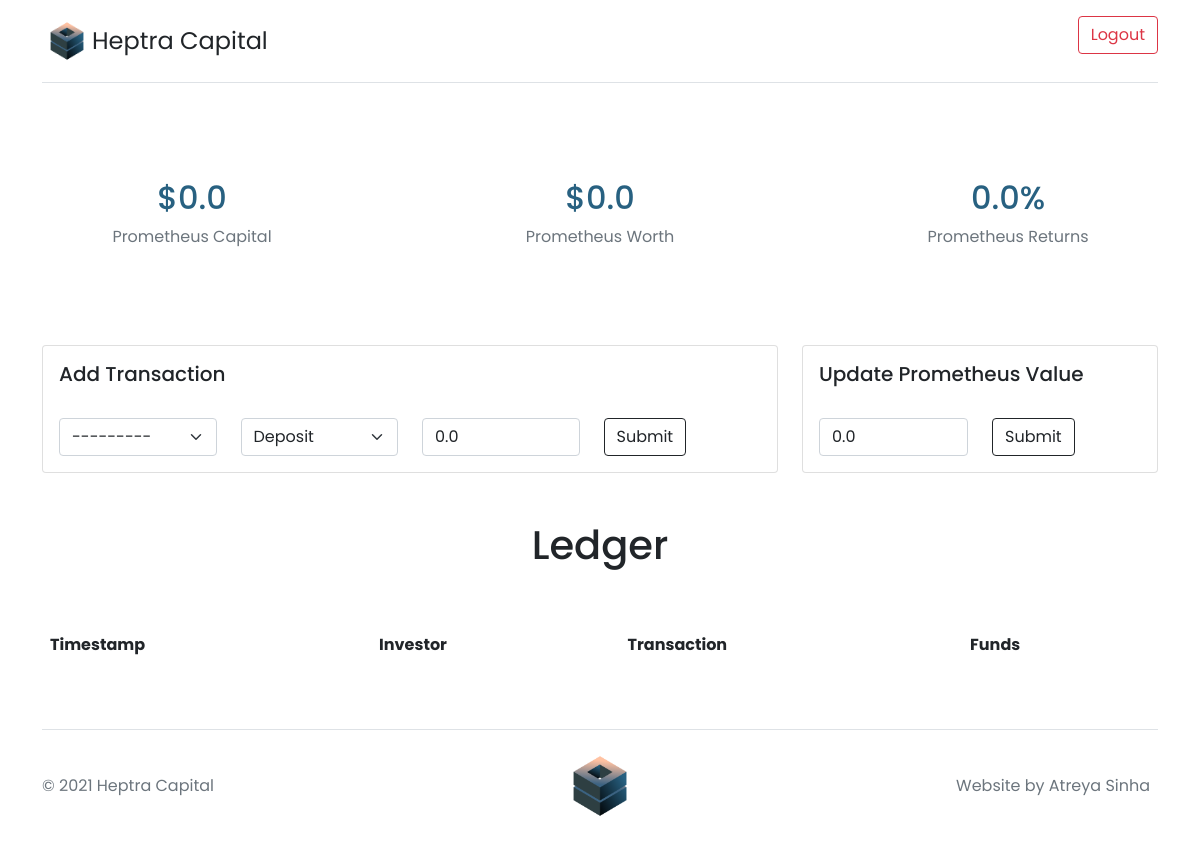
/administrator/ (signed in), run on the app's committed database.
### sscapital/models.py (models this page shows, shortened)
class Prometheus(models.Model):
    capital = models.FloatField(default=0.0)
    value = models.FloatField(default=0.0)
    returns = models.FloatField(default=0.0)

### sscapital/views.py (the view, shortened to what this page needs)
# urls.py: path('administrator/', views.Admin.as_view(), name='administrator'),
@method_decorator(login_required, name="dispatch")
class Admin(View):
    def get(self, request):
        ledger = Ledger.objects.order_by('-timestamp')
        prometheus = Prometheus.objects.get(id=1)
        financials = Financials.objects.all()
        form_add = AddTransactionForm()
        form_update = UpdatePrometheus()
        return render(request, 'admin.html', {'ledger': ledger, 'prometheus': prometheus, 'financials': financials, 'form_add':form_add, 'form_update':form_update})

### sscapital/forms.py
class AddTransactionForm(forms.ModelForm):
    class Meta:
        model = Ledger
        fields = ['investor', 'transaction', 'money_moved']
        widgets = {'investor': forms.Select(attrs={'class': 'form-select', 'id': 'investor'}),
            'transaction': forms.Select(attrs={'class': 'form-select', 'id': 'transaction'}),
            'money_moved': forms.NumberInput(attrs={'class': 'form-control', 'id': 'money_moved', 'placeholder': 'Funds'}),
        }

class UpdatePrometheus(forms.ModelForm):
    class Meta:
        model = Prometheus
        fields = ['value']
        widgets = {
            'value': forms.NumberInput(attrs={'class': 'form-control', 'id': 'value', 'placeholder': 'Funds'}),
        }

### sscapital/models.py (called while the page is built)
    def __str__(self):
        return str(self.full_name)

### templates/admin.html (shortened to what this page needs)
{% extends 'base.html' %} {% load static %} {% block content %}
{% if user.get_username == 'admin' %}
<br>
{% include "prometheus.html" %}
<div class="conatainer">
    <div class="container">
        <div class="row">
            <div class="col-sm-8">
                <div class="card">
                    <div class="card-body">
                        <h5 class="card-title">Add Transaction</h5>
                        <br>
                        <form action="" method="POST">
                            <div class="row">
                                {% for f in form_add %}
                                <div class="col-md-3">
                                    {{f}}
                                </div>
                                {% endfor %}
                                <div class="col-md-3">
                                    <button type="submit" class="btn btn-outline-dark">Submit</button>
                                </div>
                            </div>
                        </form>
                    </div>
                </div>
            </div>
            <div class="col-sm-4">
                <div class="card">
                    <div class="card-body">
                        <h5 class="card-title">Update Prometheus Value</h5>
                        <br>
                        <form action="" method="POST">
                            <div class="row">
                                <div class="col-md-6">
                                    {{form_update.value}}
                                </div>
                                <div class="col-md-6">
                                    <button type="submit" class="btn btn-outline-dark">Submit</button>
                                </div>
                            </div>
                        </form>
                    </div>
                </div>
            </div>
        </div>
    </div>
</div>
<h1 class="text-center py-5">Ledger</h1>
<div class="container">
    <table class="table table-borderless">
        <thead>
            <tr>
                <th scope="col">Timestamp</th>
                <th scope="col">Investor</th>
                <th scope="col">Transaction</th>
                <th scope="col">Funds</th>
            </tr>
        </thead>
    </table>
    <br>
</div>
{% else %}
<h1 class="text-center" style="color: #286181ff;">You are not admin!</h1>
<lottie-player src="https://assets7.lottiefiles.com/packages/lf20_GIyuXJ.json"  background="transparent"  speed="1"  style="width: 100%; height: 500px;"  loop  autoplay></lottie-player>
{% endif %}
{% endblock %}

### templates/prometheus.html
<div class="row text-center py-5">
    <div class="col-lg-4">
        <h2 style="color: #286181ff;">${{prometheus.capital}}</h2>
        <span class="text-muted">Prometheus Capital</span>
    </div>
    <div class="col-lg-4">
        <h2 style="color: #286181ff;">${{prometheus.value}}</h2>
        <span class="text-muted">Prometheus Worth</span>
    </div>
    <div class="col-lg-4">
        <h2 style="color: #286181ff;">{{prometheus.returns}}%</h2>
        <span class="text-muted">Prometheus Returns</span>
    </div>
</div>
<br><br>

### static/css/style.css (style rules this page uses)
* { margin: 0; padding: 0; box-sizing: border-box; font-family: 'Poppins', sans-serif; }

### data on the page
Prometheus: capital "0.0", value "0.0", returns "0.0"
